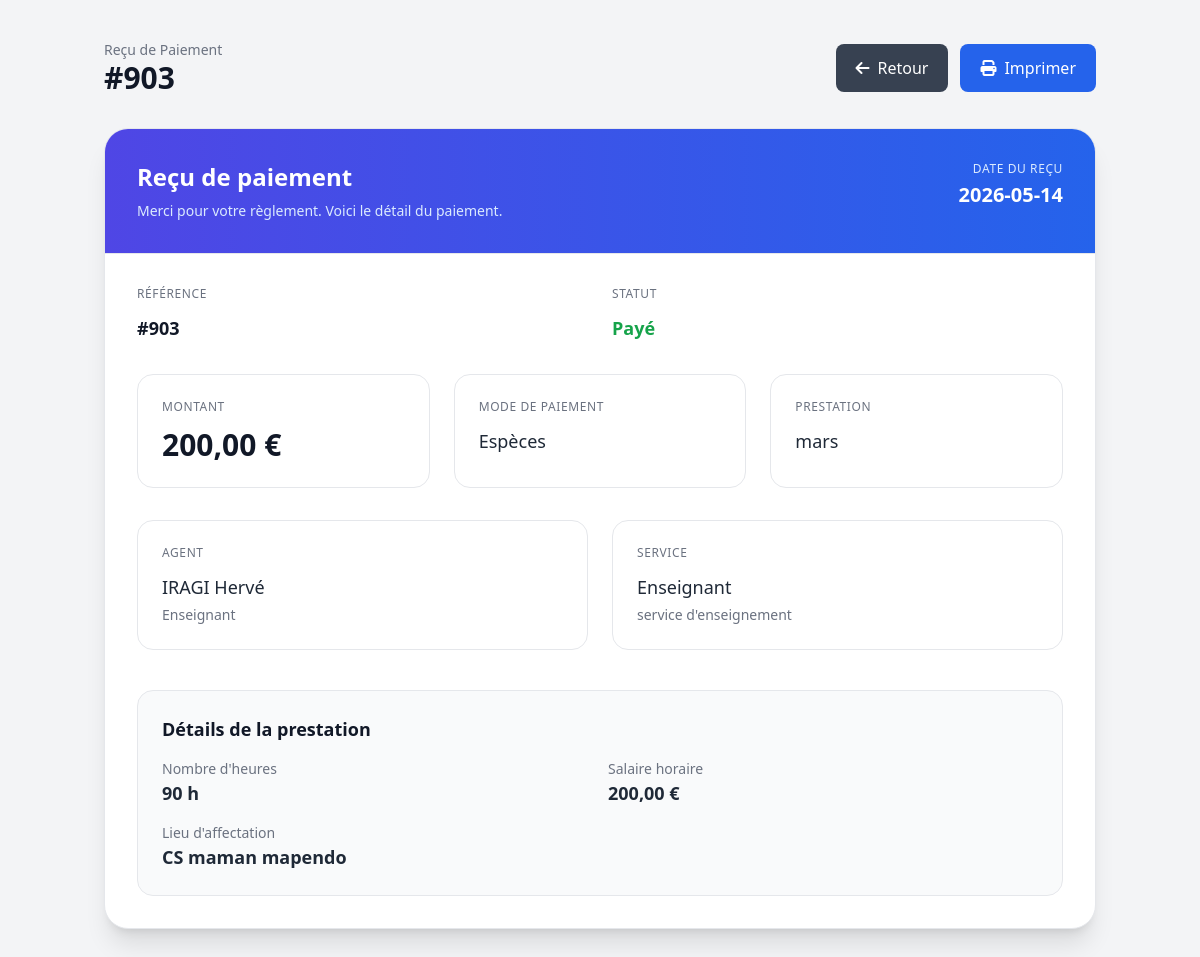
Screenshot of /pages/paiements/receipt.php?id=1 (signed in) with the database file from the repository.
### tables this page shows
CREATE TABLE `paiement` (
  `id` int(11) NOT NULL,
  `reference` int(11) DEFAULT NULL,
  `montant` float DEFAULT NULL,
  `date_paiement` date DEFAULT NULL,
  `mode_paiement` varchar(50) DEFAULT NULL,
  `statut` varchar(50) DEFAULT NULL,
  `numeroPrest` int(11) NOT NULL
);

CREATE TABLE `prestation` (
  `numeroPrest` int(11) NOT NULL,
  `libelle` varchar(100) DEFAULT NULL,
  `nbreHeure` int(11) DEFAULT NULL,
  `salaire_horaire` float DEFAULT NULL,
  `montant` float DEFAULT NULL,
  `date_prestation` date DEFAULT NULL,
  `id_affectation` int(11) NOT NULL
);

CREATE TABLE `agent` (
  `id_agent` int(11) NOT NULL,
  `nom_complet` varchar(100) NOT NULL,
  `adresse` varchar(150) DEFAULT NULL,
  `date_naissance` date DEFAULT NULL,
  `telephone` varchar(20) DEFAULT NULL,
  `profil` varchar(50) DEFAULT NULL,
  `lieu_naissance` varchar(100) DEFAULT NULL,
  `fonction` varchar(100) DEFAULT NULL
);

CREATE TABLE `service` (
  `id` int(11) NOT NULL,
  `designation` varchar(100) NOT NULL,
  `description` text DEFAULT NULL
);

CREATE TABLE `affectation` (
  `id` int(11) NOT NULL,
  `lieu_affectation` varchar(100) DEFAULT NULL,
  `date_affectation` date DEFAULT NULL,
  `id_agent` int(11) NOT NULL,
  `id_service` int(11) NOT NULL
);

### pages/paiements/receipt.php (the view, shortened to what the rows shown need)
<?php
require_once __DIR__ . '/../../Config/Database.php';
require_once __DIR__ . '/../../Classes/Paiement.php';
require_once __DIR__ . '/../../Classes/Prestation.php';
require_once __DIR__ . '/../../Classes/Affectation.php';
require_once __DIR__ . '/../../Classes/Agent.php';
require_once __DIR__ . '/../../Classes/Service.php';
$paiement = Paiement::getById($_GET['id']);
$prestation = Prestation::getById($paiement->getNumeroPrest());
$affectation = $prestation ? Affectation::getById($prestation->getIdAffectation()) : null;
$agent = $affectation ? Agent::getById($affectation->getIdAgent()) : null;
$service = $affectation ? Service::getById($affectation->getIdService()) : null;
?>
<!DOCTYPE html>
<html lang="fr">
<head>
    <script src="https://cdn.tailwindcss.com"></script>
    <link rel="stylesheet" href="https://cdnjs.cloudflare.com/ajax/libs/font-awesome/6.4.0/css/all.min.css">
</head>
<body class="bg-gray-100">
    <div class="max-w-5xl mx-auto py-10 px-4">
        <div class="flex items-center justify-between mb-8">
            <div>
                <p class="text-sm text-gray-500">Reçu de Paiement</p>
                <h1 class="text-3xl font-bold text-gray-900">#<?php echo htmlspecialchars($paiement->getReference()); ?></h1>
            </div>
        </div>
        <div class="bg-white rounded-3xl shadow-xl overflow-hidden border border-gray-200">
            <div class="p-8 border-b border-gray-200 bg-gradient-to-r from-indigo-600 to-blue-600 text-white">
                <div class="flex justify-between items-start gap-6">
                    <div>
                        <h2 class="text-2xl font-semibold">Reçu de paiement</h2>
                    </div>
                    <div class="text-right">
                        <p class="text-xs uppercase tracking-wider text-blue-100">Date du reçu</p>
                        <p class="mt-1 text-xl font-bold"><?php echo htmlspecialchars($paiement->getDatePaiement()); ?></p>
                    </div>
                </div>
            </div>
            <div class="p-8">
                <div class="grid grid-cols-1 md:grid-cols-2 gap-6 mb-8">
                    <div class="space-y-3">
                        <p class="text-xs uppercase tracking-wider text-gray-500">Référence</p>
                        <p class="text-lg font-semibold text-gray-900">#<?php echo htmlspecialchars($paiement->getReference()); ?></p>
                    </div>
                    <div class="space-y-3">
                        <p class="text-xs uppercase tracking-wider text-gray-500">Statut</p>
                        <p class="text-lg font-semibold <?php echo $paiement->getStatut() === 'Payé' ? 'text-green-600' : 'text-yellow-600'; ?>"><?php echo htmlspecialchars($paiement->getStatut()); ?></p>
                    </div>
                </div>
                <div class="grid grid-cols-1 lg:grid-cols-3 gap-6 mb-8">
                    <div class="rounded-2xl border border-gray-200 p-6">
                        <p class="text-xs uppercase tracking-wider text-gray-500">Montant</p>
                        <p class="mt-3 text-3xl font-bold text-gray-900"><?php echo number_format($paiement->getMontant(), 2, ',', ' '); ?> €</p>
                    </div>
                    <div class="rounded-2xl border border-gray-200 p-6">
                        <p class="text-xs uppercase tracking-wider text-gray-500">Mode de paiement</p>
                        <p class="mt-3 text-lg text-gray-800"><?php echo htmlspecialchars($paiement->getModePaiement()); ?></p>
                    </div>
                    <div class="rounded-2xl border border-gray-200 p-6">
                        <p class="text-xs uppercase tracking-wider text-gray-500">Prestation</p>
                        <p class="mt-3 text-lg text-gray-800"><?php echo $prestation ? htmlspecialchars($prestation->getLibelle()) : 'N/A'; ?></p>
                    </div>
                </div>
                <div class="grid grid-cols-1 md:grid-cols-2 gap-6">
                    <div class="rounded-2xl border border-gray-200 p-6">
                        <p class="text-xs uppercase tracking-wider text-gray-500">Agent</p>
                        <p class="mt-3 text-lg text-gray-800"><?php echo $agent ? htmlspecialchars($agent->getNomComplet()) : 'N/A'; ?></p>
                        <p class="text-sm text-gray-500 mt-1"><?php echo $agent ? htmlspecialchars($agent->getFonction()) : ''; ?></p>
                    </div>
                    <div class="rounded-2xl border border-gray-200 p-6">
                        <p class="text-xs uppercase tracking-wider text-gray-500">Service</p>
                        <p class="mt-3 text-lg text-gray-800"><?php echo $service ? htmlspecialchars($service->getDesignation()) : 'N/A'; ?></p>
                        <p class="text-sm text-gray-500 mt-1"><?php echo $service ? htmlspecialchars($service->getDescription()) : ''; ?></p>
                    </div>
                </div>
                <?php if ($prestation && $affectation): ?>
                <div class="mt-10 rounded-2xl border border-gray-200 p-6 bg-gray-50">
                    <h3 class="text-lg font-semibold text-gray-900 mb-4">Détails de la prestation</h3>
                    <div class="grid grid-cols-1 md:grid-cols-2 gap-4">
                        <div>
                            <p class="text-sm text-gray-500">Nombre d'heures</p>
                            <p class="text-lg font-semibold text-gray-800"><?php echo htmlspecialchars($prestation->getNbreHeure()); ?> h</p>
                        </div>
                        <div>
                            <p class="text-sm text-gray-500">Salaire horaire</p>
                            <p class="text-lg font-semibold text-gray-800"><?php echo number_format($prestation->getSalaireHoraire(), 2, ',', ' '); ?> €</p>
                        </div>
                        <div class="md:col-span-2">
                            <p class="text-sm text-gray-500">Lieu d'affectation</p>
                            <p class="text-lg font-semibold text-gray-800"><?php echo htmlspecialchars($affectation->getLieuAffectation()); ?></p>
                        </div>
                    </div>
                </div>
                <?php endif; ?>
            </div>
        </div>
    </div>
</body>
</html>

### rows the page displays
paiement: reference "903", date_paiement "2026-05-14", statut "Payé", montant "200,00", mode_paiement "Espèces"
prestation: libelle "mars", nbreHeure "90", salaire_horaire "200,00"
agent: nom_complet "IRAGI Hervé", fonction "Enseignant"
service: designation "Enseignant", description "service d'enseignement"
affectation: lieu_affectation "CS maman mapendo"
